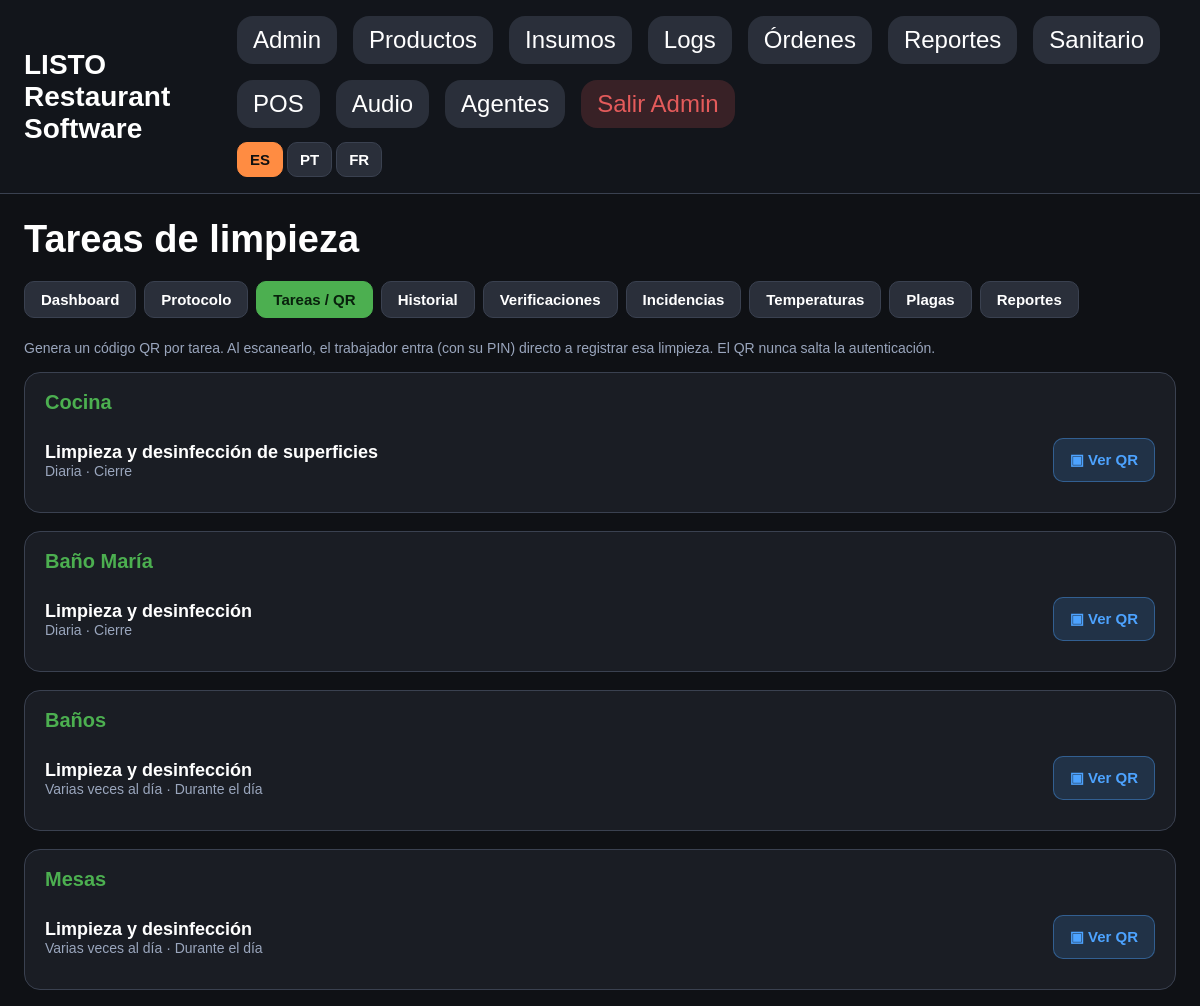
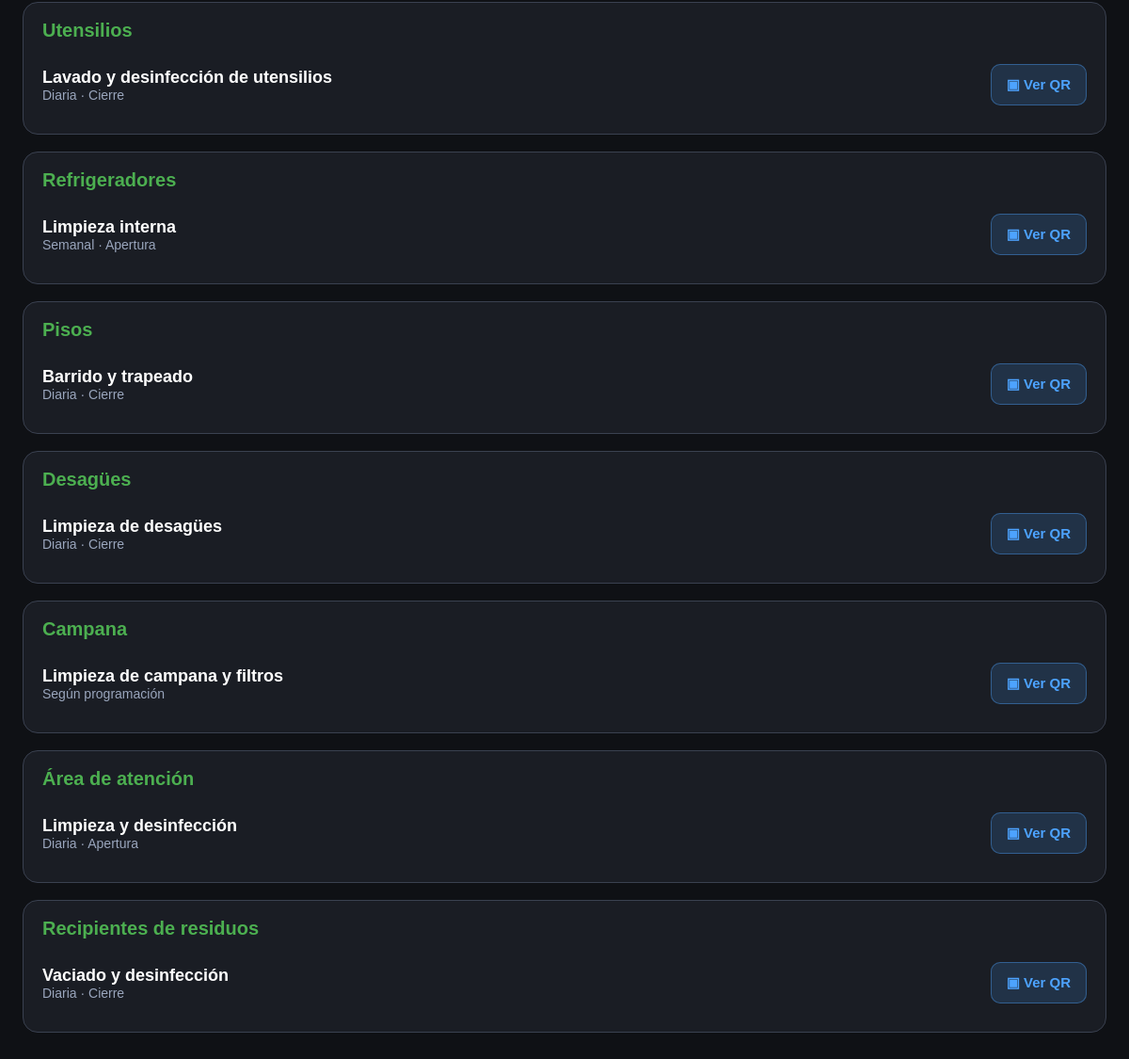
/admin/sanitario/tareas (signed in), run on the app's committed database (2 pictures, top to bottom).
### app/models.py (models this page shows)
class CleaningArea(Base):
    __tablename__ = "cleaning_areas"
    id: Mapped[int] = mapped_column(Integer, primary_key=True, index=True)
    name: Mapped[str] = mapped_column(String(120), nullable=False)
    description: Mapped[str | None] = mapped_column(Text, nullable=True)
    active: Mapped[bool] = mapped_column(Boolean, default=True)
    display_order: Mapped[int] = mapped_column(Integer, default=0)
    created_at: Mapped[datetime] = mapped_column(DateTime, default=cr_now)
    tasks = relationship("CleaningTask", back_populates="area")

class CleaningTask(Base):
    __tablename__ = "cleaning_tasks"
    id: Mapped[int] = mapped_column(Integer, primary_key=True, index=True)
    area_id: Mapped[int] = mapped_column(ForeignKey("cleaning_areas.id"), nullable=False, index=True)
    name: Mapped[str] = mapped_column(String(200), nullable=False)
    description: Mapped[str | None] = mapped_column(Text, nullable=True)
    procedure: Mapped[str | None] = mapped_column(Text, nullable=True)  # pasos, uno por línea
    frequency: Mapped[str] = mapped_column(String(30), default="diaria")  # ver CLEANING_FREQUENCIES
    times_per_day: Mapped[int] = mapped_column(Integer, default=1)  # para "varias_dia"
    weekday: Mapped[int | None] = mapped_column(Integer, nullable=True)  # 0=Lun … 6=Dom (para "semanal")
    moment: Mapped[str | None] = mapped_column(String(20), nullable=True)  # ver CLEANING_MOMENTS
    responsible: Mapped[str | None] = mapped_column(String(200), nullable=True)
    product: Mapped[str | None] = mapped_column(String(200), nullable=True)      # producto de limpieza
    concentration: Mapped[str | None] = mapped_column(String(120), nullable=True)  # según ficha técnica
    contact_time: Mapped[str | None] = mapped_column(String(120), nullable=True)   # según ficha técnica
    observations: Mapped[str | None] = mapped_column(Text, nullable=True)
    active: Mapped[bool] = mapped_column(Boolean, default=True)
    created_at: Mapped[datetime] = mapped_column(DateTime, default=cr_now)
    updated_at: Mapped[datetime] = mapped_column(DateTime, default=cr_now, onupdate=cr_now)
    area = relationship("CleaningArea", back_populates="tasks")
    records = relationship("CleaningRecord", back_populates="task")

### app/routes/sanitario.py (the view)
@router.get("/admin/sanitario/tareas")
def admin_tareas_catalogo(request: Request, db: Session = Depends(get_db)):
    g = _admin_guard(request)
    if g:
        return g
    areas = db.query(CleaningArea).order_by(CleaningArea.display_order, CleaningArea.name).all()
    tasks = db.query(CleaningTask).filter(CleaningTask.active == True).all()  # noqa: E712
    by_area = {}
    for t in tasks:
        by_area.setdefault(t.area_id, []).append(t)
    for lst in by_area.values():
        lst.sort(key=lambda x: x.name)
    return templates.TemplateResponse(
        "admin_sanitario_tareas.html",
        {
            "request": request, "page_title": "Tareas de limpieza",
            "areas": areas, "by_area": by_area,
            "freq_labels": FREQUENCY_LABELS, "moment_labels": MOMENT_LABELS,
        },
    )

### app/templates/admin_sanitario_tareas.html (shortened to what this page needs)
{% extends 'base.html' %}
{% block content %}
<h1>Tareas de limpieza</h1>
{% include '_sanitario_admin_nav.html' %}
<p class="print-hint">Genera un código QR por tarea. Al escanearlo, el trabajador entra (con su PIN) directo a registrar esa limpieza. El QR nunca salta la autenticación.</p>
{% for a in areas %}
  {% if by_area.get(a.id) %}
  <div class="area-block">
    <h2>{{ a.name }}</h2>
    {% for t in by_area.get(a.id) %}
    <div class="task-row">
      <div>
        <div class="name">{{ t.name }}</div>
        <div class="meta">{{ freq_labels.get(t.frequency, t.frequency) }}{% if t.moment %} · {{ moment_labels.get(t.moment, t.moment) }}{% endif %}{% if t.product %} · {{ t.product }}{% endif %}</div>
      </div>
      <button type="button" class="btn qr" onclick="showQR({{ t.id }}, {{ (a.name ~ ' — ' ~ t.name)|tojson }}, {{ freq_labels.get(t.frequency, t.frequency)|tojson }})">&#9635; Ver QR</button>
    </div>
    {% endfor %}
  </div>
  {% endif %}
{% else %}
  <p class="empty">No hay áreas configuradas. Ve a <a href="/admin/sanitario/protocolo">Protocolo</a>.</p>
{% endfor %}
{% endblock %}

### app/static/css/styles.css (style rules this page uses)
:root { --bg: #0f1115; --card: #1a1d24; --muted: #2a2f3a; --border: #3a4150; --text: #ffffff; --accent: #ff8c42; --blue: #4da3ff; --yellow: #ffd24d; --green: #4caf50; --gray: #6c757d; --red: #e45b5b; }
* { box-sizing: border-box; }
body { margin: 0; background: var(--bg); color: var(--text); font-family: Arial, sans-serif; }
button, a, label, select, input { touch-action: manipulation; }
h1, h2, h3, p, label, th, td, input, button, a, div, span { font-size: 24px; }
h1 { font-size: 38px; margin: 0 0 20px; }
h2 { font-size: 32px; margin: 0 0 16px; }
html, body { max-width: 100%; overflow-x: hidden; }

### app/templates/admin_sanitario_tareas.html (style rules this page uses)
.area-block { background:var(--card); border:1px solid var(--border); border-radius:16px; padding:18px 20px; margin-bottom:18px; }
.area-block h2 { margin:0 0 12px; font-size:20px; color:var(--green); }
.task-row { display:flex; align-items:center; justify-content:space-between; gap:12px; padding:12px 0; border-bottom:1px solid var(--border); }
.task-row:last-child { border-bottom:none; }
.task-row .name { font-size:18px; font-weight:700; }
.task-row .meta { font-size:14px; color:#9aa6bd; }
.btn { min-height:44px; padding:0 16px; border:none; border-radius:10px; font-size:15px; font-weight:800; cursor:pointer; text-decoration:none; display:inline-flex; align-items:center; gap:6px; }
.btn.qr { background:rgba(77,163,255,0.16); color:var(--blue); border:1px solid rgba(77,163,255,0.4); }
.print-hint { color:#9aa6bd; font-size:14px; margin-bottom:16px; }

### data on the page
CleaningArea: name "Cocina"
CleaningTask: name "Limpieza y desinfección de superficies", get "Diaria", get "Cierre"
CleaningArea: name "Baño María"
CleaningTask: name "Limpieza y desinfección", get "Diaria", get "Cierre"
CleaningArea: name "Baños"
CleaningTask: name "Limpieza y desinfección", get "Varias veces al día", get "Durante el día"
CleaningArea: name "Mesas"
CleaningTask: name "Limpieza y desinfección", get "Varias veces al día", get "Durante el día"
CleaningArea: name "Utensilios"
CleaningTask: name "Lavado y desinfección de utensilios", get "Diaria", get "Cierre"
CleaningArea: name "Refrigeradores"
CleaningTask: name "Limpieza interna", get "Semanal", get "Apertura"
CleaningArea: name "Pisos"
CleaningTask: name "Barrido y trapeado", get "Diaria", get "Cierre"
CleaningArea: name "Desagües"
CleaningTask: name "Limpieza de desagües", get "Diaria", get "Cierre"
CleaningArea: name "Campana"
CleaningTask: name "Limpieza de campana y filtros", get "Según programación"
CleaningArea: name "Área de atención"
CleaningTask: name "Limpieza y desinfección", get "Diaria", get "Apertura"
CleaningArea: name "Recipientes de residuos"
CleaningTask: name "Vaciado y desinfección", get "Diaria", get "Cierre"

### other printed values
{{ i18n_labels[code] }} "ES" "PT" "FR"
